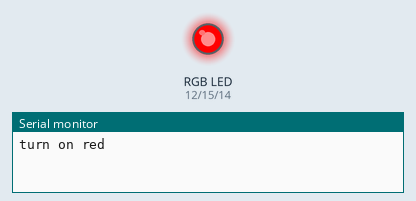
This sketch was run on a simulated Arduino Uno, built with avr-gcc and run on an emulated ATmega328P. Parts: an RGB LED mixed from three pins (HIGH = lit), the last lines printed to the serial monitor.

Above: at 0.5 s.
At 1.5 s:
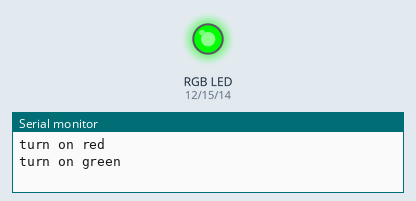
At 5.5 s:
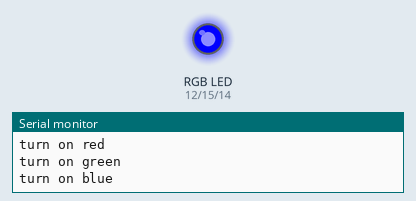
Timing chart, 0 to 6.9 s (numbered marks = the images above):
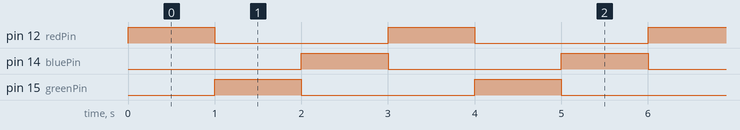

Measured:
- by itself, pin 12 (redPin), pin 14 (bluePin), pin 15 (greenPin): alternates HIGH for 1.0 s and LOW for 2.0 s
- by itself, everything shown: repeats every 3.0 s, in 3 steps

The sketch:

Project1_RGB_Blinky.ino
```cpp
/* Project 1: RGB Blinky
   Uses a single RGB LED to cycle through three colors.
*/

int redPin = 12;
int greenPin = 15;
int bluePin = 14;

void setup() {
  Serial.begin(9600);          //prepare console
  pinMode(redPin, OUTPUT);     //sets digital pins as outputs
  pinMode(greenPin, OUTPUT);
  pinMode(bluePin, OUTPUT);
}
void loop() {
  Serial.println("turn on red");
  digitalWrite(redPin, HIGH);  // turns on red
  digitalWrite(bluePin, LOW);  // turns off blue
  delay(1000);                 // wait
  Serial.println("turn on green");
  digitalWrite(greenPin, HIGH);// turns on green
  digitalWrite(redPin, LOW);   // turns off red
  delay(1000);                 // wait
  Serial.println("turn on blue");
  digitalWrite(bluePin, HIGH); // turns on blue
  digitalWrite(greenPin, LOW); // turns off green
  delay(1000);                 // wait
}
```
